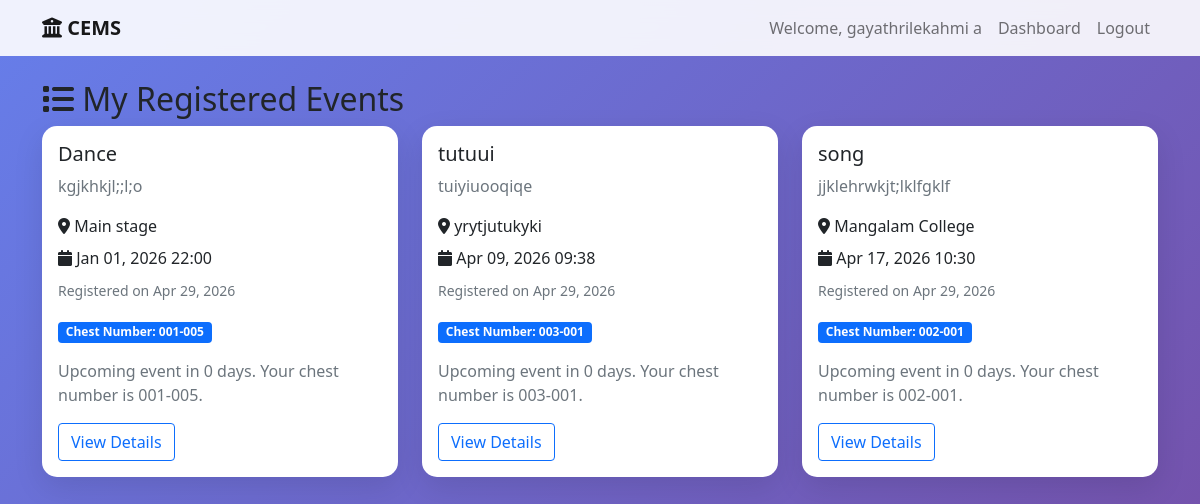
Screenshot of /my-events/ (signed in) with the database file from the repository.
### events/models.py (models this page shows, shortened)
class EventRegistration(models.Model):
    event = models.ForeignKey(Event, on_delete=models.CASCADE)
    user = models.ForeignKey(User, on_delete=models.CASCADE)
    chest_number = models.CharField(max_length=10, blank=True, null=True)
    registered_at = models.DateTimeField(auto_now_add=True)
    class Meta:
        unique_together = ('event', 'user')
    @property
    def days_until_event(self):
        delta = self.event.date - timezone.now()
        return max(0, delta.days)
    @property
    def reminder_text(self):
        if self.event.date.date() == timezone.now().date():
            return 'Your event is today. Please arrive early and bring your chest number.'
        days = self.days_until_event
        if days == 1:
            return 'Reminder: Your event is tomorrow. Keep your chest number ready.'
        chest_label = self.chest_number if self.chest_number else 'not assigned yet'
        return f'Upcoming event in {days} days. Your chest number is {chest_label}.'

class Event(models.Model):
    title = models.CharField(max_length=200)
    description = models.TextField()
    date = models.DateTimeField()
    location = models.CharField(max_length=200)
    organizer = models.ForeignKey(User, on_delete=models.CASCADE, related_name='organized_events')
    max_participants = models.PositiveIntegerField(default=100)
    created_at = models.DateTimeField(auto_now_add=True)

### events/views.py (the view)
# urls.py: path('my-events/', views.my_events, name='my_events'),
@login_required
def my_events(request):
    registrations = EventRegistration.objects.filter(user=request.user).select_related('event')
    return render(request, 'events/my_events.html', {'registrations': registrations})

### templates/events/my_events.html (shortened to what this page needs)
{% extends 'base.html' %}
{% block content %}
<div class="row">
    <div class="col-12">
        <h2><i class="fas fa-list"></i> My Registered Events</h2>
        {% if registrations %}
            <div class="row">
                {% for registration in registrations %}
                <div class="col-md-6 col-lg-4 mb-4">
                    <div class="card h-100">
                        <div class="card-body">
                            <h5 class="card-title">{{ registration.event.title }}</h5>
                            <p class="card-text text-muted">{{ registration.event.description|truncatechars:100 }}</p>
                            <div class="mb-2">
                                <i class="fas fa-map-marker-alt"></i> {{ registration.event.location }}
                            </div>
                            <div class="mb-2">
                                <i class="fas fa-calendar"></i> {{ registration.event.date|date:"M d, Y H:i" }}
                            </div>
                            <div class="mb-3">
                                <small class="text-muted">Registered on {{ registration.registered_at|date:"M d, Y" }}</small>
                            </div>
                            {% if registration.chest_number %}
                            <div class="mb-3">
                                <span class="badge bg-primary">Chest Number: {{ registration.chest_number }}</span>
                            </div>
                            {% endif %}
                            <div class="mb-3 text-muted">
                                {{ registration.reminder_text }}
                            </div>
                            <a href="{% url 'event_detail' registration.event.pk %}" class="btn btn-outline-primary">View Details</a>
                        </div>
                    </div>
                </div>
                {% endfor %}
            </div>
        {% else %}
            <div class="alert alert-info text-center">
                <i class="fas fa-info-circle"></i> You haven't registered for any events yet.
                <a href="{% url 'event_list' %}" class="alert-link">Browse events</a>
            </div>
        {% endif %}
    </div>
</div>
{% endblock %}

### templates/base.html (shortened to what this page needs)
<!DOCTYPE html>
<html lang="en">
<head>
    <link href="https://cdn.jsdelivr.net/npm/bootstrap@5.1.3/dist/css/bootstrap.min.css" rel="stylesheet">
    <link href="https://cdnjs.cloudflare.com/ajax/libs/font-awesome/6.0.0/css/all.min.css" rel="stylesheet">
</head>
<body>
    <nav class="navbar navbar-expand-lg navbar-light">
        <div class="container">
            <a class="navbar-brand fw-bold" href="{% url 'home' %}"><i class="fas fa-university"></i> CEMS</a>
            {% if user.is_authenticated %}
            <div class="navbar-nav ms-auto">
                <span class="nav-item nav-link">Welcome, {{ user.get_full_name|default:user.username }}</span>
                <a class="nav-item nav-link" href="{% url 'dashboard' %}">Dashboard</a>
                <a class="nav-item nav-link" href="{% url 'logout' %}">Logout</a>
            </div>
            {% endif %}
        </div>
    </nav>
    <div class="container mt-4">
        {% block content %}{% endblock %}
    </div>
</body>
</html>

### templates/base.html (style rules this page uses)
body { background: linear-gradient(135deg, #667eea 0%, #764ba2 100%); min-height: 100vh; }
.card { border: none; border-radius: 15px; box-shadow: 0 10px 30px rgba(0,0,0,0.1); }
.navbar { background: rgba(255,255,255,0.9); backdrop-filter: blur(10px); }

### rows the page displays
EventRegistration: event "Dance", event.description "kgjkhkjl;;l;o", event.location "Main stage", event "Jan 01, 2026 22:00", registered_at "Apr 29, 2026", chest_number "001-005", reminder_text "Upcoming event in 0 days. Your chest number is 001-005."
EventRegistration: event "tutuui", event.description "tuiyiuooqiqe", event.location "yrytjutukyki", event "Apr 09, 2026 09:38", registered_at "Apr 29, 2026", chest_number "003-001", reminder_text "Upcoming event in 0 days. Your chest number is 003-001."
EventRegistration: event "song", event.description "jjklehrwkjt;lklfgklf", event.location "Mangalam College", event "Apr 17, 2026 10:30", registered_at "Apr 29, 2026", chest_number "002-001", reminder_text "Upcoming event in 0 days. Your chest number is 002-001."

### other values shown
{{ user.get_full_name|default:user.username }} "gayathrilekahmi a"
